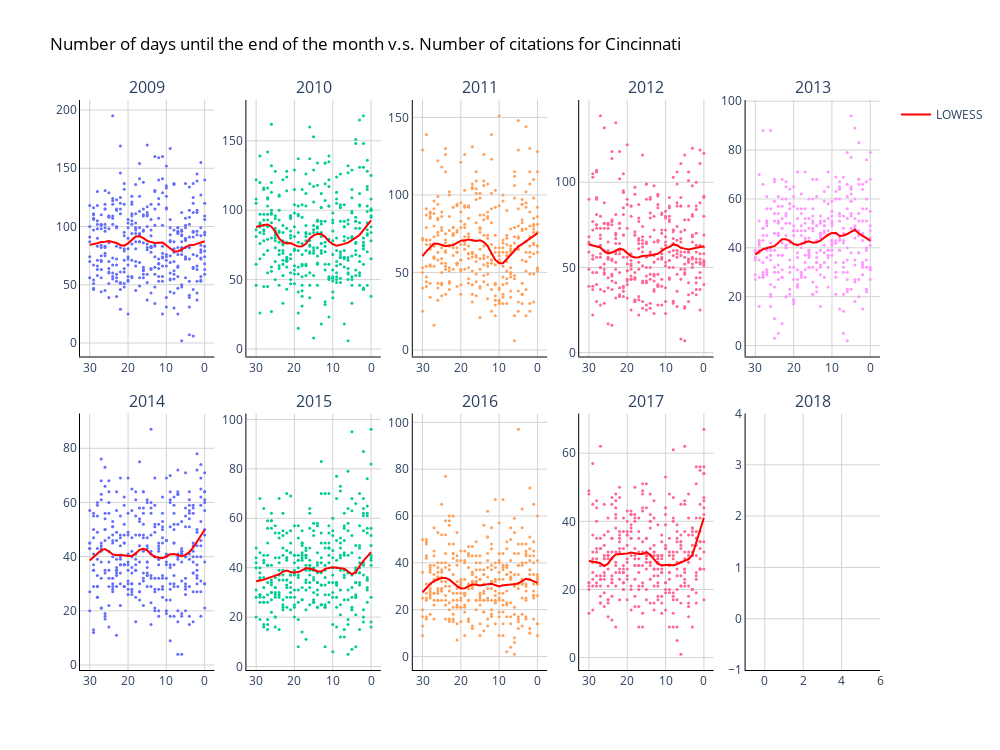

Here is the notebook cell this chart was saved with:
### Code cell
year = [[2009, 2010, 2011, 2012, 2013], [2014, 2015, 2016, 2017, 2018]]

fig = make_subplots(
            rows=2, cols=5,
            subplot_titles=("2009", "2010", "2011", "2012", "2013", "2014", "2015", "2016", "2017", "2018"),
            vertical_spacing = 0.1)

row = 1
for y_row in year:
    col = 1
    for y_col in y_row:

        dat = data[(data['city'] == 'cincinnati') & (data['year'] == y_col)]

        # x values for LOWESS
        x=dat['days_end_month'].values 
        # y values for both
        y=dat['citation_issued'].values

        lowess_reg = lowess(y, x, frac=0.2)

        fig.add_trace(go.Scatter(x=x, y=y,showlegend=False,mode = 'markers', name=y_col),
                    row=row, col=col)
        if col == 1 and row == 1:
            fig.add_trace(go.Scatter(x=lowess_reg[:,0], y=lowess_reg[:,1], name='LOWESS', line=dict(color='red')),
                       row=row, col=col)
        else:
            fig.add_trace(go.Scatter(x=lowess_reg[:,0], y=lowess_reg[:,1], name='LOWESS', line=dict(color='red'),showlegend=False,),
                       row=row, col=col)

        col += 1
    row += 1

# Set figure title
fig.update_layout(height=750, 
                  width=1000,
                  title=dict(text="Number of days until the end of the month v.s. Number of citations for Cincinnati", 
                             font=dict(color='black')),
                
    )

fig.update_xaxes(autorange="reversed")

fig.update_layout(dict(plot_bgcolor = 'white'))

# Update axes lines
fig.update_xaxes(showgrid=True, gridwidth=1, gridcolor='lightgrey', 
                 zeroline=True, zerolinewidth=1, zerolinecolor='lightgrey', 
                 showline=True, linewidth=1, linecolor='black')

fig.update_yaxes(showgrid=True, gridwidth=1, gridcolor='lightgrey', 
                 zeroline=True, zerolinewidth=1, zerolinecolor='lightgrey', 
                 showline=True, linewidth=1, linecolor='black')


# Update marker size
fig.update_traces(marker=dict(size=3))

fig.show()

### Figure 1 — Plotly figure (JSON) as saved in the notebook; plotly's stock layout.template omitted (floating-point values rounded to 4 significant figures; data arrays with more than 128 entries replaced by an {"elided": "..."} marker saying what was removed)
{"data": [{"marker": {"size": 3}, "mode": "markers", "name": "2009", "showlegend": false, "type": "scatter", "x": {"elided": "365 int values"}, "xaxis": "x", "y": {"elided": "365 int values"}, "yaxis": "y"}, {"line": {"color": "red"}, "marker": {"size": 3}, "name": "LOWESS", "type": "scatter", "x": {"elided": "365 int values"}, "xaxis": "x", "y": {"elided": "365 float values"}, "yaxis": "y"}, {"marker": {"size": 3}, "mode": "markers", "name": "2010", "showlegend": false, "type": "scatter", "x": {"elided": "365 int values"}, "xaxis": "x2", "y": {"elided": "365 int values"}, "yaxis": "y2"}, {"line": {"color": "red"}, "marker": {"size": 3}, "name": "LOWESS", "showlegend": false, "type": "scatter", "x": {"elided": "365 int values"}, "xaxis": "x2", "y": {"elided": "365 float values"}, "yaxis": "y2"}, {"marker": {"size": 3}, "mode": "markers", "name": "2011", "showlegend": false, "type": "scatter", "x": {"elided": "365 int values"}, "xaxis": "x3", "y": {"elided": "365 int values"}, "yaxis": "y3"}, {"line": {"color": "red"}, "marker": {"size": 3}, "name": "LOWESS", "showlegend": false, "type": "scatter", "x": {"elided": "365 int values"}, "xaxis": "x3", "y": {"elided": "365 float values"}, "yaxis": "y3"}, {"marker": {"size": 3}, "mode": "markers", "name": "2012", "showlegend": false, "type": "scatter", "x": {"elided": "366 int values"}, "xaxis": "x4", "y": {"elided": "366 int values"}, "yaxis": "y4"}, {"line": {"color": "red"}, "marker": {"size": 3}, "name": "LOWESS", "showlegend": false, "type": "scatter", "x": {"elided": "366 int values"}, "xaxis": "x4", "y": {"elided": "366 float values"}, "yaxis": "y4"}, {"marker": {"size": 3}, "mode": "markers", "name": "2013", "showlegend": false, "type": "scatter", "x": {"elided": "365 int values"}, "xaxis": "x5", "y": {"elided": "365 int values"}, "yaxis": "y5"}, {"line": {"color": "red"}, "marker": {"size": 3}, "name": "LOWESS", "showlegend": false, "type": "scatter", "x": {"elided": "365 int values"}, "xaxis": "x5", "y": {"elided": "365 float values"}, "yaxis": "y5"}, {"marker": {"size": 3}, "mode": "markers", "name": "2014", "showlegend": false, "type": "scatter", "x": {"elided": "365 int values"}, "xaxis": "x6", "y": {"elided": "365 int values"}, "yaxis": "y6"}, {"line": {"color": "red"}, "marker": {"size": 3}, "name": "LOWESS", "showlegend": false, "type": "scatter", "x": {"elided": "365 int values"}, "xaxis": "x6", "y": {"elided": "365 float values"}, "yaxis": "y6"}, {"marker": {"size": 3}, "mode": "markers", "name": "2015", "showlegend": false, "type": "scatter", "x": {"elided": "365 int values"}, "xaxis": "x7", "y": {"elided": "365 int values"}, "yaxis": "y7"}, {"line": {"color": "red"}, "marker": {"size": 3}, "name": "LOWESS", "showlegend": false, "type": "scatter", "x": {"elided": "365 int values"}, "xaxis": "x7", "y": {"elided": "365 float values"}, "yaxis": "y7"}, {"marker": {"size": 3}, "mode": "markers", "name": "2016", "showlegend": false, "type": "scatter", "x": {"elided": "366 int values"}, "xaxis": "x8", "y": {"elided": "366 int values"}, "yaxis": "y8"}, {"line": {"color": "red"}, "marker": {"size": 3}, "name": "LOWESS", "showlegend": false, "type": "scatter", "x": {"elided": "366 int values"}, "xaxis": "x8", "y": {"elided": "366 float values"}, "yaxis": "y8"}, {"marker": {"size": 3}, "mode": "markers", "name": "2017", "showlegend": false, "type": "scatter", "x": {"elided": "365 int values"}, "xaxis": "x9", "y": {"elided": "365 int values"}, "yaxis": "y9"}, {"line": {"color": "red"}, "marker": {"size": 3}, "name": "LOWESS", "showlegend": false, "type": "scatter", "x": {"elided": "365 int values"}, "xaxis": "x9", "y": {"elided": "365 float values"}, "yaxis": "y9"}, {"marker": {"size": 3}, "mode": "markers", "name": "2018", "showlegend": false, "type": "scatter", "x": [], "xaxis": "x10", "y": [], "yaxis": "y10"}, {"line": {"color": "red"}, "marker": {"size": 3}, "name": "LOWESS", "showlegend": false, "type": "scatter", "x": [], "xaxis": "x10", "y": [], "yaxis": "y10"}], "layout": {"annotations": [{"font": {"size": 16}, "showarrow": false, "text": "2009", "x": 0.084, "xanchor": "center", "xref": "paper", "y": 1, "yanchor": "bottom", "yref": "paper"}, {"font": {"size": 16}, "showarrow": false, "text": "2010", "x": 0.292, "xanchor": "center", "xref": "paper", "y": 1, "yanchor": "bottom", "yref": "paper"}, {"font": {"size": 16}, "showarrow": false, "text": "2011", "x": 0.5, "xanchor": "center", "xref": "paper", "y": 1, "yanchor": "bottom", "yref": "paper"}, {"font": {"size": 16}, "showarrow": false, "text": "2012", "x": 0.708, "xanchor": "center", "xref": "paper", "y": 1, "yanchor": "bottom", "yref": "paper"}, {"font": {"size": 16}, "showarrow": false, "text": "2013", "x": 0.916, "xanchor": "center", "xref": "paper", "y": 1, "yanchor": "bottom", "yref": "paper"}, {"font": {"size": 16}, "showarrow": false, "text": "2014", "x": 0.084, "xanchor": "center", "xref": "paper", "y": 0.45, "yanchor": "bottom", "yref": "paper"}, {"font": {"size": 16}, "showarrow": false, "text": "2015", "x": 0.292, "xanchor": "center", "xref": "paper", "y": 0.45, "yanchor": "bottom", "yref": "paper"}, {"font": {"size": 16}, "showarrow": false, "text": "2016", "x": 0.5, "xanchor": "center", "xref": "paper", "y": 0.45, "yanchor": "bottom", "yref": "paper"}, {"font": {"size": 16}, "showarrow": false, "text": "2017", "x": 0.708, "xanchor": "center", "xref": "paper", "y": 0.45, "yanchor": "bottom", "yref": "paper"}, {"font": {"size": 16}, "showarrow": false, "text": "2018", "x": 0.916, "xanchor": "center", "xref": "paper", "y": 0.45, "yanchor": "bottom", "yref": "paper"}], "height": 750, "plot_bgcolor": "white", "title": {"font": {"color": "black"}, "text": "Number of days until the end of the month v.s. Number of citations for Cincinnati"}, "width": 1000, "xaxis": {"anchor": "y", "autorange": "reversed", "domain": [0, 0.168], "gridcolor": "lightgrey", "gridwidth": 1, "linecolor": "black", "linewidth": 1, "showgrid": true, "showline": true, "zeroline": true, "zerolinecolor": "lightgrey", "zerolinewidth": 1}, "xaxis10": {"anchor": "y10", "autorange": "reversed", "domain": [0.832, 1], "gridcolor": "lightgrey", "gridwidth": 1, "linecolor": "black", "linewidth": 1, "showgrid": true, "showline": true, "zeroline": true, "zerolinecolor": "lightgrey", "zerolinewidth": 1}, "xaxis2": {"anchor": "y2", "autorange": "reversed", "domain": [0.208, 0.376], "gridcolor": "lightgrey", "gridwidth": 1, "linecolor": "black", "linewidth": 1, "showgrid": true, "showline": true, "zeroline": true, "zerolinecolor": "lightgrey", "zerolinewidth": 1}, "xaxis3": {"anchor": "y3", "autorange": "reversed", "domain": [0.416, 0.584], "gridcolor": "lightgrey", "gridwidth": 1, "linecolor": "black", "linewidth": 1, "showgrid": true, "showline": true, "zeroline": true, "zerolinecolor": "lightgrey", "zerolinewidth": 1}, "xaxis4": {"anchor": "y4", "autorange": "reversed", "domain": [0.624, 0.792], "gridcolor": "lightgrey", "gridwidth": 1, "linecolor": "black", "linewidth": 1, "showgrid": true, "showline": true, "zeroline": true, "zerolinecolor": "lightgrey", "zerolinewidth": 1}, "xaxis5": {"anchor": "y5", "autorange": "reversed", "domain": [0.832, 1], "gridcolor": "lightgrey", "gridwidth": 1, "linecolor": "black", "linewidth": 1, "showgrid": true, "showline": true, "zeroline": true, "zerolinecolor": "lightgrey", "zerolinewidth": 1}, "xaxis6": {"anchor": "y6", "autorange": "reversed", "domain": [0, 0.168], "gridcolor": "lightgrey", "gridwidth": 1, "linecolor": "black", "linewidth": 1, "showgrid": true, "showline": true, "zeroline": true, "zerolinecolor": "lightgrey", "zerolinewidth": 1}, "xaxis7": {"anchor": "y7", "autorange": "reversed", "domain": [0.208, 0.376], "gridcolor": "lightgrey", "gridwidth": 1, "linecolor": "black", "linewidth": 1, "showgrid": true, "showline": true, "zeroline": true, "zerolinecolor": "lightgrey", "zerolinewidth": 1}, "xaxis8": {"anchor": "y8", "autorange": "reversed", "domain": [0.416, 0.584], "gridcolor": "lightgrey", "gridwidth": 1, "linecolor": "black", "linewidth": 1, "showgrid": true, "showline": true, "zeroline": true, "zerolinecolor": "lightgrey", "zerolinewidth": 1}, "xaxis9": {"anchor": "y9", "autorange": "reversed", "domain": [0.624, 0.792], "gridcolor": "lightgrey", "gridwidth": 1, "linecolor": "black", "linewidth": 1, "showgrid": true, "showline": true, "zeroline": true, "zerolinecolor": "lightgrey", "zerolinewidth": 1}, "yaxis": {"anchor": "x", "domain": [0.55, 1], "gridcolor": "lightgrey", "gridwidth": 1, "linecolor": "black", "linewidth": 1, "showgrid": true, "showline": true, "zeroline": true, "zerolinecolor": "lightgrey", "zerolinewidth": 1}, "yaxis10": {"anchor": "x10", "domain": [0, 0.45], "gridcolor": "lightgrey", "gridwidth": 1, "linecolor": "black", "linewidth": 1, "showgrid": true, "showline": true, "zeroline": true, "zerolinecolor": "lightgrey", "zerolinewidth": 1}, "yaxis2": {"anchor": "x2", "domain": [0.55, 1], "gridcolor": "lightgrey", "gridwidth": 1, "linecolor": "black", "linewidth": 1, "showgrid": true, "showline": true, "zeroline": true, "zerolinecolor": "lightgrey", "zerolinewidth": 1}, "yaxis3": {"anchor": "x3", "domain": [0.55, 1], "gridcolor": "lightgrey", "gridwidth": 1, "linecolor": "black", "linewidth": 1, "showgrid": true, "showline": true, "zeroline": true, "zerolinecolor": "lightgrey", "zerolinewidth": 1}, "yaxis4": {"anchor": "x4", "domain": [0.55, 1], "gridcolor": "lightgrey", "gridwidth": 1, "linecolor": "black", "linewidth": 1, "showgrid": true, "showline": true, "zeroline": true, "zerolinecolor": "lightgrey", "zerolinewidth": 1}, "yaxis5": {"anchor": "x5", "domain": [0.55, 1], "gridcolor": "lightgrey", "gridwidth": 1, "linecolor": "black", "linewidth": 1, "showgrid": true, "showline": true, "zeroline": true, "zerolinecolor": "lightgrey", "zerolinewidth": 1}, "yaxis6": {"anchor": "x6", "domain": [0, 0.45], "gridcolor": "lightgrey", "gridwidth": 1, "linecolor": "black", "linewidth": 1, "showgrid": true, "showline": true, "zeroline": true, "zerolinecolor": "lightgrey", "zerolinewidth": 1}, "yaxis7": {"anchor": "x7", "domain": [0, 0.45], "gridcolor": "lightgrey", "gridwidth": 1, "linecolor": "black", "linewidth": 1, "showgrid": true, "showline": true, "zeroline": true, "zerolinecolor": "lightgrey", "zerolinewidth": 1}, "yaxis8": {"anchor": "x8", "domain": [0, 0.45], "gridcolor": "lightgrey", "gridwidth": 1, "linecolor": "black", "linewidth": 1, "showgrid": true, "showline": true, "zeroline": true, "zerolinecolor": "lightgrey", "zerolinewidth": 1}, "yaxis9": {"anchor": "x9", "domain": [0, 0.45], "gridcolor": "lightgrey", "gridwidth": 1, "linecolor": "black", "linewidth": 1, "showgrid": true, "showline": true, "zeroline": true, "zerolinecolor": "lightgrey", "zerolinewidth": 1}}}
